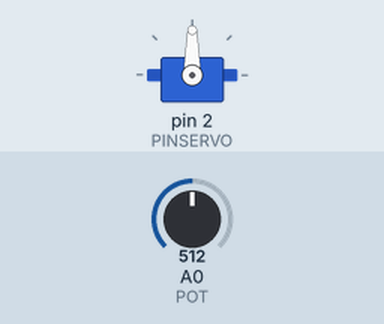
Simulated run of this sketch. Board: Arduino Uno, built with avr-gcc and run on an emulated ATmega328P. On the bench: servo. The test bench sets the inputs (shaded band); at power-on: A0 (POT) = 512.

Above: at 1.2 s.
1.3 s: A0 (POT) set to 716
At 1.8 s:
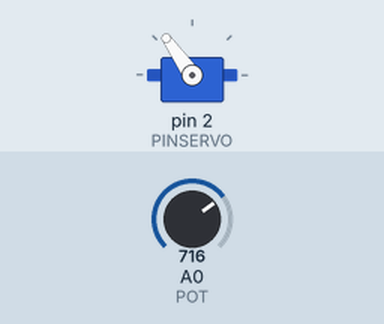
2.8 s: A0 (POT) set to 900
At 4.0 s:
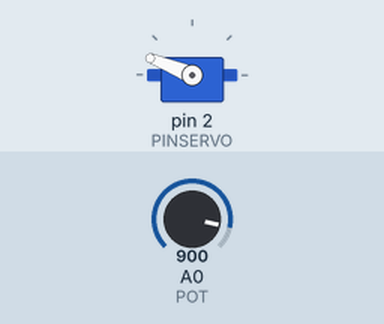
4.3 s: A0 (POT) set to 1023
At 5.1 s:
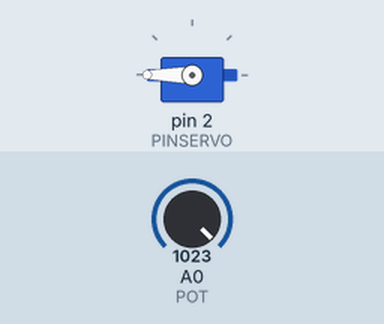
5.8 s: A0 (POT) set to 306
At 6.1 s:
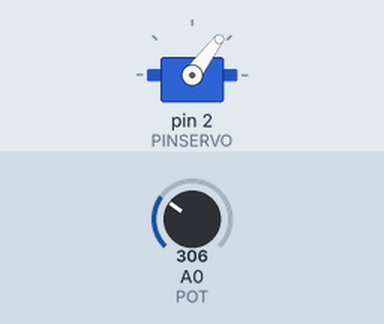
7.3 s: A0 (POT) set to 122
At 8.3 s:
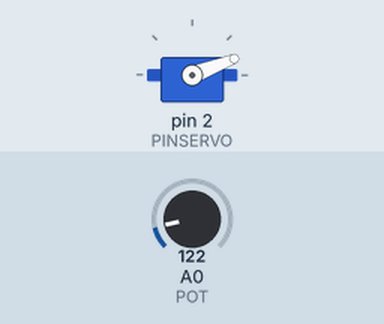
Timing chart, 0 to 9.8 s (numbered marks = the images above; inputs shaded):
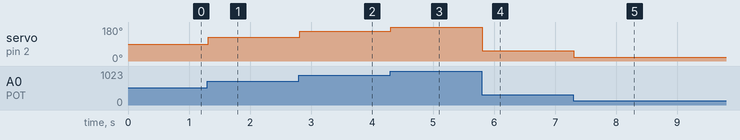

Measured:
- after the input at 1.3 s, servo on pin 2 (PINSERVO): 90° → 125° at once
- after the input at 2.8 s, servo on pin 2 (PINSERVO): 125° → 158° at once
- after the input at 4.3 s, servo on pin 2 (PINSERVO): 158° → 180° at once
- after the input at 5.8 s, servo on pin 2 (PINSERVO): 180° → 53° at once
- after the input at 7.3 s, servo on pin 2 (PINSERVO): 53° → 21° at once

The sketch:

sketch.ino
```cpp
#include <Servo.h>

Servo servo1;

int PINSERVO = 2; //SENAL SERVO
int PULSOMIN= 500; //0 grados -- aca es  micro segundos
int PULSOMAX = 2450; //180 gados
int VALORPOT;
int ANGULO;
int POT=0;


// tenemos que ir provando hasta alcanzar los puntos minimo y maximo del servo modificnado min y max ahata llegar a 180
//podemos empezar de MIN=(1000)< y MAX=(200)>

//en este caso es 550 y 1250


void setup() {
  servo1.attach(PINSERVO, PULSOMIN, PULSOMAX );
  //...           las entrdas analogicas no nesesitan inicializacion           ....
}

void loop() {
  VALORPOT= analogRead(POT); // en la varibe guadamos el valor de la entrada 0

  ANGULO = map( VALORPOT,    0, 1023,       0, 180   ); // comvertimos la entrdada (potenciometro) analogica tene (0-180)y el servo (1-180)
  //           -entrda    -rango entrada   -rango salida

  servo1.write(ANGULO); //escribe la conversion en la salida al motor
  delay(20); // mayor peso mayor delay

}
```
